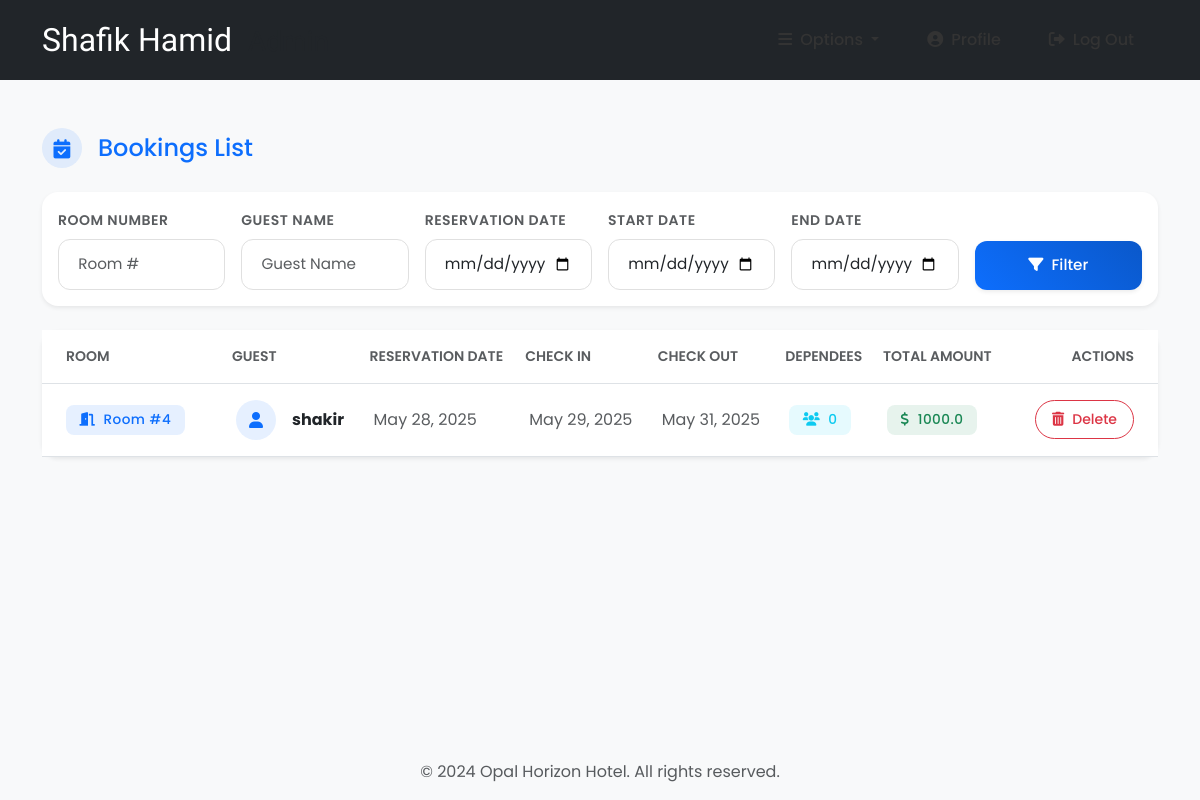
The page /bookings/ (signed in) on the database its author committed.
### room/models.py (models this page shows, shortened)
class Booking(models.Model):
    roomNumber = models.ForeignKey(Room, on_delete=models.CASCADE)
    guest = models.ForeignKey('accounts.Guest', null=True, on_delete=models.CASCADE)
    dateOfReservation = models.DateField(default=timezone.now)
    startDate = models.DateField()
    endDate = models.DateField()
    def numOfDep(self):
        return Dependees.objects.filter(booking=self).count()

class Room(models.Model):
    ROOM_TYPES = (
        ('King', 'King'),
        ('Luxury', 'Luxury'),
        ('Normal', 'Normal'),
        ('Economic', 'Economic'),
    )
    number = models.IntegerField(primary_key=True)
    capacity = models.SmallIntegerField()
    numberOfBeds = models.SmallIntegerField()
    roomType = models.CharField(max_length=20, choices=ROOM_TYPES)
    price = models.FloatField()
    statusStartDate = models.DateField(null=True)
    statusEndDate = models.DateField(null=True)
    main_image = models.ImageField(upload_to='rooms/', null=True, blank=True)
    image_1 = models.ImageField(upload_to='rooms/', null=True, blank=True)
    image_2 = models.ImageField(upload_to='rooms/', null=True, blank=True)
    image_3 = models.ImageField(upload_to='rooms/', null=True, blank=True)
    description = models.TextField(null=True, blank=True)

### accounts/models.py (models this page shows, shortened)
class Guest(models.Model):
    user = models.OneToOneField(User, null=True, on_delete=models.CASCADE)
    phoneNumber = PhoneNumberField(unique=True)

### room/views.py (the view, shortened to what this page needs)
# urls.py: path('bookings/', bookings, name="bookings"),
@login_required(login_url='login')
def bookings(request):
    import datetime
    role = str(request.user.groups.all()[0])
    path = role + "/"
    bookings = Booking.objects.all()
    totals = {}  # <booking : total>
    for booking in bookings:
        start_date = datetime.datetime.strptime(
            str(booking.startDate), "%Y-%m-%d")
        end_date = datetime.datetime.strptime(str(booking.endDate), "%Y-%m-%d")
        numberOfDays = abs((end_date-start_date).days)
        price = Room.objects.get(number=booking.roomNumber.number).price
        total = price * numberOfDays
        totals[booking] = total
    context = {
        "role": role,
        'bookings': bookings,
        'totals': totals
    }
    return render(request, path + "bookings.html", context)

### templates/admin/bookings.html
{% block context %}
{% include '../common_pages/bookings.html' %}
{% endblock %}

### templates/common_pages/bookings.html (shortened to what this page needs)
{% extends '../index.html' %}
{% block context %}
<div class="container py-5">
    <div class="row mb-4 align-items-center">
        <div class="col-lg-12">
            <h4 class="mb-0 d-flex align-items-center text-primary">
                <div class="icon-circle bg-primary bg-opacity-10 me-3">
                    <i class="fas fa-calendar-check text-primary"></i>
                </div>
                Bookings List
            </h4>
        </div>
    </div>
    <div class="card shadow-sm border-0 hover-lift mb-4">
        <div class="card-body">
            <form action="" method="POST">
                <div class="row g-3">
                    <div class="col-lg-2 col-md-4">
                        <label class="form-label text-muted small text-uppercase">Room Number</label>
                        <input type="number" min="0" name="number" value="{{number}}"
                            class="form-control form-control-lg" placeholder="Room #">
                    </div>
                    <div class="col-lg-2 col-md-4">
                        <label class="form-label text-muted small text-uppercase">Guest Name</label>
                        <input type="text" name="name" value="{{name}}" class="form-control form-control-lg"
                            placeholder="Guest Name">
                    </div>
                    <div class="col-lg-2 col-md-4">
                        <label class="form-label text-muted small text-uppercase">Reservation Date</label>
                        <input type="date" name="rez" value="{{rez}}" class="form-control form-control-lg">
                    </div>
                    <div class="col-lg-2 col-md-4">
                        <label class="form-label text-muted small text-uppercase">Start Date</label>
                        <input type="date" name="fd" value="{{fd}}" class="form-control form-control-lg">
                    </div>
                    <div class="col-lg-2 col-md-4">
                        <label class="form-label text-muted small text-uppercase">End Date</label>
                        <input type="date" name="ed" value="{{ed}}" class="form-control form-control-lg">
                    </div>
                    <div class="col-lg-2 col-md-4 d-flex align-items-end">
                        <button type="submit" name="filter" class="btn btn-primary btn-lg w-100 shadow-sm hover-lift">
                            <i class="fas fa-filter me-2"></i>Filter
                        </button>
                    </div>
                </div>
            </form>
        </div>
    </div>
    <div class="card shadow-sm border-0 hover-lift">
        <div class="card-body p-0">
            <div class="table-responsive">
                <table class="table table-hover align-middle mb-0">
                    <thead class="bg-light">
                        <tr>
                            <th class="px-4 py-3 text-uppercase small text-muted">Room</th>
                            <th class="py-3 text-uppercase small text-muted">Guest</th>
                            <th class="py-3 text-uppercase small text-muted">Reservation Date</th>
                            <th class="py-3 text-uppercase small text-muted">Check In</th>
                            <th class="py-3 text-uppercase small text-muted">Check Out</th>
                            <th class="py-3 text-uppercase small text-muted">Dependees</th>
                            <th class="py-3 text-uppercase small text-muted">Total Amount</th>
                            {% if role == "admin" or role == 'manager' %}
                            <th class="px-4 py-3 text-end text-uppercase small text-muted">Actions</th>
                            {% endif %}
                        </tr>
                    </thead>
                    <tbody>
                        {% for b in bookings %}
                        <tr class="hover-shadow-sm">
                            <td class="px-4">
                                <a href="{% url 'room-profile' b.roomNumber.number %}" class="text-decoration-none">
                                    <span class="badge bg-primary bg-opacity-10 text-primary">
                                        <i class="fas fa-door-open me-1"></i>
                                        Room #{{b.roomNumber.number}}
                                    </span>
                                </a>
                            </td>
                            <td>
                                <a href="{% url 'guest-profile' b.guest.user.id %}" class="text-decoration-none">
                                    <div class="d-flex align-items-center">
                                        <div class="avatar-circle bg-primary bg-opacity-10 me-3">
                                            <i class="fas fa-user text-primary"></i>
                                        </div>
                                        <div class="fw-bold text-dark">{{b.guest.user.first_name}}</div>
                                    </div>
                                </a>
                            </td>
                            <td class="text-muted">{{ b.dateOfReservation }}</td>
                            <td class="text-muted">{{ b.startDate }}</td>
                            <td class="text-muted">{{ b.endDate }}</td>
                            <td>
                                <span class="badge bg-info bg-opacity-10 text-info">
                                    <i class="fas fa-users me-1"></i>
                                    {{ b.numOfDep }}
                                </span>
                            </td>
                            <td>
                                <span class="badge bg-success bg-opacity-10 text-success">
                                    <i class="fas fa-dollar-sign me-1"></i>
                                    {% for key, value in totals.items %}
                                    {% if key == b %}
                                    {{ value }}
                                    {% endif %}
                                    {% endfor %}
                                </span>
                            </td>
                            {% if role == "admin" or role == 'manager' %}
                            <td class="text-end px-4">
                                <a href="{% url 'deleteBooking' b.id %}"
                                    class="btn btn-outline-danger btn-sm rounded-pill hover-lift">
                                    <i class="fas fa-trash-alt me-2"></i>Delete
                                </a>
                            </td>
                            {% endif %}
                        </tr>
                        {% endfor %}
                    </tbody>
                </table>
            </div>
        </div>
    </div>
</div>
{% endblock %}

### templates/incs/nav.html (shortened to what this page needs)
<nav class="navbar navbar-expand-lg navbar-dark bg-dark py-3">
    <div class="container">
        <a href="" class="navbar-brand">
            <h2 class="text-capitalize mb-0">
                {{ request.user.first_name }} {{ request.user.last_name }}
                <small class="ms-2 text-muted">{{ role }}</small>
            </h2>
        </a>
        <div class="collapse navbar-collapse" id="navbarTags">
            <ul class="navbar-nav ms-auto align-items-center">
                <li class="nav-item dropdown">
                    <a class="nav-link dropdown-toggle px-3" href="#" id="navbarDropdown" role="button"
                        data-bs-toggle="dropdown" aria-expanded="false">
                        <i class="fas fa-bars me-2"></i>Options
                    </a>
                </li>
                <li class="nav-item">
                    {% if role == 'staff' or role == 'receptionist' or role == 'admin' or role == 'manager' %}
                    <a href="{% url 'employee-profile' user.id %}" class="nav-link px-3">
                        <i class="fas fa-user-circle me-2"></i>Profile
                    </a>
                    {% endif %}
                </li>
                <li class="nav-item">
                    <a href="{% url 'logout' %}" class="nav-link px-3">
                        <i class="fas fa-sign-out-alt me-2"></i>Log Out
                    </a>
                </li>
            </ul>
        </div>
    </div>
</nav>

### static/css/main.css (style rules this page uses)
* { margin: 0; padding: 0; -webkit-font-smoothing: antialiased; }
body { position: relative; font-family: 'Segoe UI', Tahoma, Geneva, Verdana, sans-serif; background-color: #f8f9fa; }
.navbar { padding: 1rem 0; }
.navbar .nav-item { font-size: 1rem; margin: 0 0.5rem; }
.navbar .nav-link { color: #333 !important; transition: color 0.3s ease; }
.card { border: none; transition: transform 0.3s ease, box-shadow 0.3s ease; }
.badge { padding: 0.5rem 0.8rem; margin-right: 0.5rem; }
.btn { padding: 0.5rem 1.5rem; border-radius: 5px; transition: all 0.3s ease; }
.btn-primary { background-color: #007bff; border-color: #007bff; }

### templates/index.html (style rules this page uses)
body { min-height: 100vh; display: flex; flex-direction: column; font-family: 'Poppins', sans-serif; }
.navbar-brand { font-family: 'Redressed', cursive; font-size: 1.5rem; }
.nav-link { font-weight: 500; transition: color 0.3s ease; }
.btn { font-weight: 500; }

### templates/common_pages/bookings.html (style rules this page uses)
.card { border-radius: 16px; transition: all 0.3s ease; }
.hover-lift { transition: transform 0.2s ease, box-shadow 0.2s ease; }
.form-control { border: 1.5px solid #e0e0e0; padding: 0.8rem 1.2rem; border-radius: 12px; font-size: 0.95rem; transition: all 0.2s ease; }
.form-label { font-weight: 600; margin-bottom: 0.5rem; letter-spacing: 0.5px; }
.btn { border-radius: 12px; font-weight: 500; padding: 0.8rem 1.5rem; transition: all 0.2s ease; }
.btn-lg { padding: 0.8rem 1.5rem; font-size: 0.95rem; }
.btn-sm { padding: 0.5rem 1rem; font-size: 0.875rem; }
.btn-primary { background: linear-gradient(45deg, #0d6efd, #0a58ca); border: none; }
.btn-outline-danger { border-width: 1.5px; }
.icon-circle, .avatar-circle { width: 40px; height: 40px; border-radius: 50%; display: flex; align-items: center; justify-content: center; }
.icon-circle i { font-size: 1.2rem; }
.table { margin-bottom: 0; }
.table th { font-weight: 600; border-top: none; white-space: nowrap; }
.table td { padding: 1rem 0.75rem; vertical-align: middle; }
.badge { font-weight: 500; padding: 0.6em 1em; font-size: 0.85em; letter-spacing: 0.5px; border-radius: 8px; }
.table tbody tr { animation: fadeIn 0.3s ease forwards; }

### rows shown on the page
Booking: roomNumber.number "4", guest.user.first_name "shakir", dateOfReservation "May 28, 2025", startDate "May 29, 2025", endDate "May 31, 2025", numOfDep "0", value "1000.0"

### other values the page prints
{{ request.user.first_name }} "Shafik"
{{ request.user.last_name }} "Hamid"
